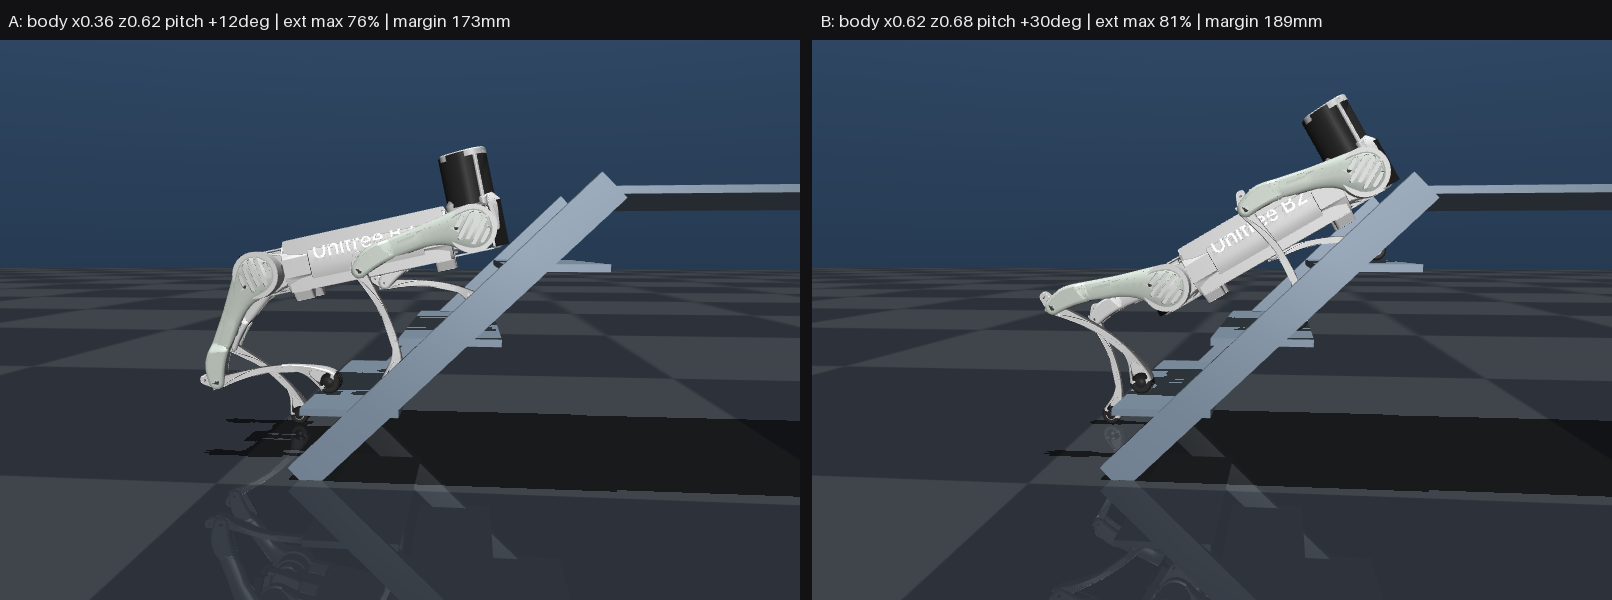

Write the Python code that produced this figure.
"""B2 静态姿态对比：四足分踩「3 个高度」vs「4 个高度」，允许大幅抬头做联合寻优。

文件目的：
    回答一个问题——把前后腿的伸展率拉开以后，是"两只后脚同在一级"更从容（姿态 A），
    还是"四只脚各踩一级"更从容（姿态 B）？
        姿态 A：FL 第2级 / FR 第1级 / RR 第1级 / RL 地面（3 个高度）
        姿态 B：FL 第3级 / FR 第2级 / RR 第1级 / RL 地面（4 个高度）
    每种姿态都在 (机身 x, y, z, pitch) 上做网格搜索，pitch 允许 0°–30° 大幅抬头，
    硬约束：四腿伸展 < 95%、机身包络（含机头）离梯级 ≥10 mm、重心投影在支撑多边形内。

    为了让"伸展率"这个指标不被目标函数污染，每种姿态给两个解：
      · 余量优先：重心余量最大的位姿（代表这个姿态的支撑能力上限）
      · 关节优先：余量不低于上限 1 cm 的前提下，四腿最大伸展率最小的位姿（代表"从容"）
    再给一张 Pareto 表：把伸展率上限卡在 60/70/80/90/95% 时，各自最多能拿到多少余量。

输入：
    simulations/mujoco/b2_stairs_static/scene.xml（0.197/0.272/0.81，μ=1.0）
输出：
    experiments/b2/b2_stance_compare.txt / .json
    experiments/b2/b2_stance_compare.png（A|B 两个位姿的渲染对照）
依赖：mujoco 3.16、numpy、Pillow；复用 b2_diag_stance（候选枚举 / PD 保持 / 内切圆）与
      three_robot_gait_0272（rig、三维 IK、重心与机身避碰）。
运行：
    D:\\Python313\\python.exe .\\experiments\\b2\\b2_stance_compare.py
    D:\\Python313\\python.exe .\\experiments\\b2\\b2_stance_compare.py --view [--stance a|b]

关键假设：
    - "机头"取机身碰撞体里最靠前的那块 geom（B2 是 x≈+0.41 的防撞块），单独报它的净空。
    - 模型里没有栏杆几何：两侧只有纯视觉斜梁（contype=0），所以净空只按梯级踏板 + 平台算。
    - 静态判据仍用 6 s PD 静置（kp/kd 800/20），不做扰动。
已知限制：
    - 机身只按 pitch 参数化（不滚转），侧向靠机身 y 平移 + 髋外展。
    - 足端球心的 x 偏移（B2 为 0）忽略；IK-FK 残差实测 ≤2 mm。
"""

from __future__ import annotations

import json
import math
import sys
import time
from pathlib import Path

import numpy as np

if hasattr(sys.stdout, "reconfigure"):
    sys.stdout.reconfigure(encoding="utf-8", errors="replace")

ROOT = Path(__file__).resolve().parents[2]
sys.path.insert(0, str(ROOT / "experiments" / "b2"))
sys.path.insert(0, str(ROOT / "experiments" / "feasibility"))
sys.path.insert(0, str(ROOT))

import mujoco  # noqa: E402

import three_robot_gait_0272 as G  # noqa: E402
import b2_diag_stance as D  # noqa: E402

OUT_TXT = ROOT / "experiments" / "b2" / "b2_stance_compare.txt"
OUT_JSON = ROOT / "experiments" / "b2" / "b2_stance_compare.json"
OUT_PNG = ROOT / "experiments" / "b2" / "b2_stance_compare.png"

EXT_CAP = 0.95        # 题目要求 <95%
LEG_CLEAR = 0.030     # 除足端球以外、机器人任何碰撞体离梯级的净空
                      # （题目要求是"不碰撞"= >0；这里留 30 mm，因为 PD 静置
                      #   实测下沉 2.7 cm，10 mm 的净空会被吃掉后压在台阶上）
PITCH_HI = 30.0       # 题目允许抬头到 30°
MARGIN_TOL = 0.010    # "关节优先"解允许比最大余量少 1 cm


def feet_of(rig: G.Rig, kind: str) -> dict:
    """两种姿态的足端落点（前足贴踏面前沿、后足贴后沿，各留 10 mm）。"""
    x1, x2, x3 = G.TREAD_CX
    z1, z2, z3 = G.TREAD_TOPS
    r, fy, e = rig.r, rig.foot_y, 0.010
    ground = (x1 - G.HALF - 0.15, G.BODY_Y + fy["RL"], r + 0.003)
    rear_rr = (x1 - G.HALF + r + e, G.BODY_Y + fy["RR"], z1 + r + 0.003)
    if kind == "A":
        return {"FL": (x2 + G.HALF - r - e, G.BODY_Y + fy["FL"], z2 + r + 0.003),
                "FR": (x1 + G.HALF - r - e, G.BODY_Y + fy["FR"], z1 + r + 0.003),
                "RR": rear_rr, "RL": ground}
    return {"FL": (x3 + G.HALF - r - e, G.BODY_Y + fy["FL"], z3 + r + 0.003),
            "FR": (x2 + G.HALF - r - e, G.BODY_Y + fy["FR"], z2 + r + 0.003),
            "RR": rear_rr, "RL": ground}


def knee_of(rig: G.Rig) -> int:
    """机身碰撞体里最靠前的那块 geom（= 机头防撞块）。"""
    return max(rig.root_gids, key=lambda g: float(rig.model.geom_pos[g][0]))


def nose_gap(rig: G.Rig, pose: dict) -> float:
    knee = knee_of(rig)
    G.set_pose(rig, rig.probe, pose["body"], pose["joints"])
    return float(min(mujoco.mj_geomDistance(rig.model, rig.probe, knee, g, 2.0, None)
                     for g in rig.plate_gids))


def self_gids(rig: G.Rig, fg) -> list[int]:
    """机器人身上真正会碰撞的 geom，去掉四只足端球（它们本来就要压在踏面上）。"""
    feet_ids = set(fg.values())
    m = rig.model
    return [g for g in range(m.ngeom)
            if m.geom_contype[g] and g not in feet_ids
            and int(m.body_rootid[int(m.geom_bodyid[g])]) == 1]   # 只取机器人这棵树


def min_clear(rig: G.Rig, pose_body, joints, gids) -> float:
    """机器人非足端碰撞体 vs 梯级踏板的最小距离（<=LEG_CLEAR 视为搭在台阶上）。"""
    G.set_pose(rig, rig.probe, pose_body, joints)
    best = 1e9
    for g in gids:
        for plate in rig.plate_gids:
            d = mujoco.mj_geomDistance(rig.model, rig.probe, g, plate, 2.0, None)
            if d < best:
                best = d
    return float(best)


def analyse(rig: G.Rig, feet: dict) -> dict:
    cands = D.enumerate_poses(rig, feet, pitch_lo=0.0, pitch_hi=PITCH_HI, ext_max=EXT_CAP,
                              xs=np.arange(0.28, 0.90, 0.02),
                              ys=np.arange(G.BODY_Y - 0.10, G.BODY_Y + 0.101, 0.02),
                              zs=np.arange(0.46, 1.06, 0.02))
    if not cands:
        return {"ok": False}
    gids = self_gids(rig, G.foot_gids(rig))
    kept = []
    for c in cands:
        c["leg_clear"] = min_clear(rig, c["body"], c["joints"], gids)
        if c["leg_clear"] >= LEG_CLEAR:
            kept.append(c)
    cands = kept
    if not cands:
        return {"ok": False, "why": "所有可行位姿都有腿搭在台阶上"}
    poly = [(feet[k][0], feet[k][1]) for k in G.LEGS]
    best_m = max(cands, key=lambda c: c["margin"])
    relaxed = [c for c in cands if c["margin"] >= best_m["margin"] - MARGIN_TOL]
    best_j = min(relaxed, key=lambda c: (c["max_ext"], abs(c["body"][3])))
    pareto = []
    for cap in (0.60, 0.70, 0.80, 0.90, EXT_CAP):
        sub = [c for c in cands if c["max_ext"] <= cap + 1e-9]
        if sub:
            b = max(sub, key=lambda c: c["margin"])
            pareto.append({"cap": cap, "margin": b["margin"], "max_ext": b["max_ext"],
                           "pitch": math.degrees(b["body"][3]), "z": b["body"][2]})
    needs = []
    for t in (0.150, 0.160, 0.170, 0.180, 0.185):
        sub = [c for c in cands if c["margin"] >= t]
        if sub:
            b = min(sub, key=lambda c: (c["max_ext"], abs(c["body"][3])))
            needs.append({"target": t, "max_ext": b["max_ext"],
                          "pitch": math.degrees(b["body"][3]), "z": b["body"][2]})
        else:
            needs.append({"target": t, "max_ext": None})
    ir, ir_pt = D.inradius(poly)
    return {"ok": True, "n": len(cands), "poly": poly, "inradius": ir, "ir_pt": ir_pt,
            "margin_pose": best_m, "joint_pose": best_j, "pareto": pareto, "needs": needs}


def detail(rig: G.Rig, fg, pose: dict, feet: dict) -> dict:
    hold = D.hold(rig, fg, dict(pose, feet=feet), seconds=6.0)
    return {"margin": pose["margin"], "max_ext": pose["max_ext"], "ext": pose["ext"],
            "gap": pose["gap"], "nose": nose_gap(rig, pose),
            "body": pose["body"], "joints": pose["joints"], "hold": hold,
            "leg_clear": pose.get("leg_clear", float("nan"))}


def render(rig: G.Rig, poses: dict, out: Path) -> None:
    from PIL import Image, ImageDraw, ImageFont

    model, data = rig.model, rig.data
    opt = mujoco.MjvOption()
    opt.geomgroup[3] = 1
    W, H, bar = 800, 560, 40
    canvas = Image.new("RGB", (W * 2 + 12, H + bar), (18, 18, 20))
    draw = ImageDraw.Draw(canvas)
    try:
        font = ImageFont.load_default(17)
    except TypeError:
        font = ImageFont.load_default()
    for i, (label, pose) in enumerate(poses.items()):
        G.set_pose(rig, data, pose["body"], pose["joints"])
        r = mujoco.Renderer(model, H, W)
        cam = mujoco.MjvCamera()
        cam.azimuth, cam.elevation, cam.distance = 96.0, -6.0, 2.2
        cam.lookat[:] = (0.45, G.BODY_Y, 0.40)
        r.update_scene(data, camera=cam, scene_option=opt)
        canvas.paste(Image.fromarray(r.render()), (i * (W + 12), bar))
        r.close()
        b = pose["body"]
        txt = (f"{label}: body x{b[0]:.2f} z{b[2]:.2f} pitch {math.degrees(b[3]):+.0f}deg | "
               f"ext max {pose['max_ext']*100:.0f}% | margin {pose['margin']*1000:.0f}mm")
        draw.text((i * (W + 12) + 8, 10), txt, fill=(235, 235, 235), font=font)
    canvas.save(out)


def main() -> int:
    argv = sys.argv[1:]
    rig = G.load_rig("b2")
    fg = G.foot_gids(rig)
    if "--view" in argv:
        kind = argv[argv.index("--stance") + 1].upper() if "--stance" in argv else "both"
        return view(rig, fg, kind)

    lines: list[str] = []

    def say(t: str = "") -> None:
        lines.append(t)

    say("=" * 100)
    say("B2 静态姿态对比：四足分踩 3 个高度（A）vs 4 个高度（B），允许抬头 0–30° 联合寻优")
    say("=" * 100)
    say(f"  硬约束：四腿伸展 < {EXT_CAP*100:.0f}%、重心投影在支撑多边形内、"
        f"机器人除足端外任何碰撞体离梯级 ≥ {LEG_CLEAR*1000:.0f} mm")
    say(f"  （题目要求「不碰撞」即 >0；这里取 {LEG_CLEAR*1000:.0f} mm 是因为 PD 静置实测要沉 2.7 cm，"
        f"10 mm 的净空会被吃掉后压在台阶上）")
    say(f"  机身 (x, y, z, pitch 0–{PITCH_HI:.0f}°) 网格搜索")
    say()

    out: dict[str, dict] = {}
    for kind in ("A", "B"):
        feet = feet_of(rig, kind)
        a = analyse(rig, feet)
        say("-" * 100)
        say(f"### 姿态 {kind}：" + ("FL 第2级 / FR+RR 第1级 / RL 地面（3 个高度）" if kind == "A"
                                    else "FL 第3级 / FR 第2级 / RR 第1级 / RL 地面（4 个高度）"))
        if not a["ok"]:
            say("  无可行解")
            out[kind] = {"ok": False}
            continue
        say(f"  足端：" + "  ".join(
            f"{l} x{feet[l][0]:.3f} z{feet[l][2]:.3f}" for l in G.LEGS))
        say(f"  支撑多边形：x {min(p[0] for p in a['poly']):.3f}..{max(p[0] for p in a['poly']):.3f}"
            f"（跨度 {max(p[0] for p in a['poly'])-min(p[0] for p in a['poly']):.3f} m）"
            f"，y {min(p[1] for p in a['poly']):.3f}..{max(p[1] for p in a['poly']):.3f}"
            f"，内切圆半径 {a['inradius']*1000:.0f} mm")
        say(f"  可行位姿 {a['n']} 个")
        rec = {"ok": True, "feet": feet, "inradius": a["inradius"],
               "poly_x": [min(p[0] for p in a["poly"]), max(p[0] for p in a["poly"])]}
        for tag, key in (("余量优先解", "margin_pose"), ("关节优先解", "joint_pose")):
            p = a[key]
            det = detail(rig, fg, p, feet)
            b = p["body"]
            h = det["hold"]
            say(f"  【{tag}】机身 x {b[0]:.3f} y {b[1]:.3f} z {b[2]:.3f} pitch {math.degrees(b[3]):+.1f}°")
            say(f"    四腿伸展 FL {p['ext']['FL']*100:.0f}% / FR {p['ext']['FR']*100:.0f}% / "
                f"RL {p['ext']['RL']*100:.0f}% / RR {p['ext']['RR']*100:.0f}%（最大 {p['max_ext']*100:.0f}%）")
            say(f"    重心余量 {p['margin']*1000:+.1f} mm（占内切圆 {p['margin']/a['inradius']*100:.0f}%）"
                f"｜机身离梯级 {p['gap']*1000:.0f} mm｜机头净空 {det['nose']*1000:.0f} mm"
                f"｜非足端净空 {p['leg_clear']*1000:.0f} mm")
            say(f"    静置 6 s：Δz {h['dz']*1000:+.1f} mm，倾角 {h['tilt']:.1f}°，"
                f"{'倾覆' if h['fallen'] else '未倾覆'}，实测余量 {h['margin_actual']*1000:+.1f} mm，"
                f"支撑力 " + "/".join(f"{h['force'][l]:.0f}" for l in G.LEGS) + " N")
            if h["other_contacts"]:
                say(f"    ⚠ 非足端接触：" + "，".join(f"{b}×{s}" for b, s in h["other_contacts"]))
            rec[tag] = {"body": b, "ext": p["ext"], "max_ext": p["max_ext"],
                        "margin": p["margin"], "gap": p["gap"], "nose": det["nose"], "hold": h,
                        "joints": det["joints"], "leg_clear": det["leg_clear"]}
        say("  Pareto（把最大伸展率卡住，最多还能拿到多少重心余量）：")
        for row in a["pareto"]:
            say(f"    伸展 ≤ {row['cap']*100:.0f}%：余量最多 {row['margin']*1000:.0f} mm"
                f"（此时 pitch {row['pitch']:+.0f}°、机身 z {row['z']:.2f}）")
        say("  同余量下最省的伸展（想拿这么多余量，腿最少要伸到多少）：")
        for row in a["needs"]:
            if row["max_ext"] is None:
                say(f"    余量 ≥ {row['target']*1000:.0f} mm：无解")
            else:
                say(f"    余量 ≥ {row['target']*1000:.0f} mm：伸展最少 {row['max_ext']*100:.0f}%"
                    f"（pitch {row['pitch']:+.0f}°、机身 z {row['z']:.2f}）")
        rec["pareto"] = a["pareto"]
        rec["needs"] = a["needs"]
        out[kind] = rec

    say()
    say("=" * 100)
    say("对比（每列取各自可行集里「伸展最省」的那个解，比较姿态与伸展，而不是比谁余量大）")
    say("=" * 100)
    if out.get("A", {}).get("ok") and out.get("B", {}).get("ok"):
        A, B = out["A"]["关节优先解"], out["B"]["关节优先解"]
        say(f"  {'指标':<22}{'姿态 A（3 高度）':>20}{'姿态 B（4 高度）':>20}")
        rows = [
            ("最大伸展率", f"{A['max_ext']*100:.0f}%", f"{B['max_ext']*100:.0f}%"),
            ("伸展率之和", f"{sum(A['ext'].values())*100/4:.0f}%（均值）",
             f"{sum(B['ext'].values())*100/4:.0f}%（均值）"),
            ("机身俯仰", f"{math.degrees(A['body'][3]):+.0f}°", f"{math.degrees(B['body'][3]):+.0f}°"),
            ("机身高度 z", f"{A['body'][2]:.3f} m", f"{B['body'][2]:.3f} m"),
            ("重心余量", f"{A['margin']*1000:+.0f} mm", f"{B['margin']*1000:+.0f} mm"),
            ("机头净空", f"{A['nose']*1000:.0f} mm", f"{B['nose']*1000:.0f} mm"),
            ("支撑面 x 跨度", f"{out['A']['poly_x'][1]-out['A']['poly_x'][0]:.3f} m",
             f"{out['B']['poly_x'][1]-out['B']['poly_x'][0]:.3f} m"),
            ("6 s 静置 Δz", f"{A['hold']['dz']*1000:+.0f} mm", f"{B['hold']['dz']*1000:+.0f} mm"),
            ("最小支撑力", f"{min(A['hold']['force'].values()):.0f} N",
             f"{min(B['hold']['force'].values()):.0f} N"),
        ]
        for name, va, vb in rows:
            say(f"  {name:<22}{va:>20}{vb:>20}")

    if out.get("A", {}).get("ok") and out.get("B", {}).get("ok"):
        AM, BM = out["A"]["余量优先解"], out["B"]["余量优先解"]
        AJ, BJ = out["A"]["关节优先解"], out["B"]["关节优先解"]
        span = lambda k: out[k]["poly_x"][1] - out[k]["poly_x"][0]
        n170 = {k: next((r for r in out[k]["needs"] if abs(r["target"] - 0.170) < 1e-9), None)
                for k in ("A", "B")}
        ext170 = {k: (n170[k]["max_ext"] if n170[k] and n170[k]["max_ext"] else None) for k in ("A", "B")}
        say()
        say("-" * 100)
        say("判读")
        say(f"  1) 支撑面：B 的 x 跨度 {span('B'):.3f} m，比 A 的 {span('A'):.3f} m 长 "
            f"{(span('B')/span('A')-1)*100:.0f}%；但内切圆半径只从 {out['A']['inradius']*1000:.0f} mm "
            f"涨到 {out['B']['inradius']*1000:.0f} mm（+{(out['B']['inradius']/out['A']['inradius']-1)*100:.0f}%）"
            f"——限制余量的是宽度方向，不是长度方向。")
        say(f"  2) 余量上限：B {BM['margin']*1000:.0f} mm > A {AM['margin']*1000:.0f} mm"
            f"（+{(BM['margin']/AM['margin']-1)*100:.0f}%）。但 B 是在 pitch 顶到 30° 才拿到的，"
            f"A 只用 {math.degrees(AM['body'][3]):+.0f}°。")
        a170 = f"{ext170['A']*100:.0f}%" if ext170["A"] else "无解"
        b170 = f"{ext170['B']*100:.0f}%" if ext170["B"] else "无解"
        say(f"  3) 关节从容度（拿同样的 170 mm 余量）：A 只需伸展 {a170}，B 要 {b170}；"
            f"把余量放宽到 150 mm 时 A 还能退到 "
            f"{min(r['max_ext'] for r in out['A']['needs'] if r['max_ext']):.0%}，"
            f"B 最低也只能到 "
            f"{min(r['max_ext'] for r in out['B']['needs'] if r['max_ext']):.0%}"
            f"——B 的可行集里根本没有「低伸展」的解。")
        say(f"  4) 静置后的真实余量：A {AM['margin']*1000:.0f} → "
            f"{AM['hold']['margin_actual']*1000:.0f} mm（掉 "
            f"{(AM['margin']-AM['hold']['margin_actual'])*1000:.0f} mm）；"
            f"B {BM['margin']*1000:.0f} → {BM['hold']['margin_actual']*1000:.0f} mm（掉 "
            f"{(BM['margin']-BM['hold']['margin_actual'])*1000:.0f} mm）"
            f"——B 的那个解里 FL 只剩 {BM['hold']['force']['FL']:.0f} N 支撑力，已经接近悬空。")
        say()
        say("  结论：B 并不是「关节和重心都更从容」。")
        say(f"    · 重心上 B 略优：余量 {BM['margin']*1000:.0f} vs {AM['margin']*1000:.0f} mm，"
            f"多 {(BM['margin']-AM['margin'])*1000:.0f} mm（+{(BM['margin']/AM['margin']-1)*100:.0f}%），"
            f"代价是俯仰从 {math.degrees(AM['body'][3]):+.0f}° 顶到 {math.degrees(BM['body'][3]):+.0f}°。")
        a80 = next((r for r in out["A"]["pareto"] if abs(r["cap"] - 0.80) < 1e-9), None)
        say(f"    · 关节上 B 更被动：A 的余量上限 {AM['margin']*1000:.0f} mm 要 {AM['max_ext']*100:.0f}% 伸展，"
            f"但让出 {(AM['margin']-a80['margin'])*1000:.0f} mm 余量（→"
            f"{a80['margin']*1000:.0f} mm）就能降到 {a80['max_ext']*100:.0f}%；"
            f"B 的伸展下限是 {min(r['max_ext'] for r in out['B']['needs'] if r['max_ext'])*100:.0f}%，"
            f"再让余量也降不下来。")
        say("    · 稳定性上 B 更脆：最优解里前足几乎不受力、静置后余量掉 36 mm；A 只掉 4 mm。")
        say("  → 结论：保持姿态 A（3 个高度，两只后脚共用第 1 级）。B 的 0.27 m 额外跨度换不来"
            "关节上的从容，反而把俯仰和伸展都顶到上限。")
        say("  → 如果你要的是\"更大支撑面\"，可以只在需要抗推挤时用 B；要爬梯/常驻，用 A。")

    text = "\n".join(lines)
    OUT_TXT.write_text(text + "\n", encoding="utf-8")
    OUT_JSON.write_text(json.dumps(out, ensure_ascii=False, indent=2), encoding="utf-8")
    print(text)

    poses = {k: out[k]["关节优先解"] for k in ("A", "B") if out.get(k, {}).get("ok")}
    if poses:
        render(rig, poses, OUT_PNG)
    print("WROTE", OUT_TXT)
    if poses:
        print("WROTE", OUT_PNG)
    return 0


def view(rig: G.Rig, fg, kind: str) -> int:
    """3D 窗口：把 A/B 的最优位姿摆上去，PD 保持，然后停住不关窗。"""
    import mujoco.viewer

    model, data = rig.model, rig.data
    plan = []
    for k in (("A", "B") if kind == "both" else (kind,)):
        feet = feet_of(rig, k)
        a = analyse(rig, feet)
        if not a["ok"]:
            print(f"姿态 {k} 无可行解")
            continue
        p = a["joint_pose"]
        plan.append((k, feet, p))
        print(f"姿态 {k}：机身 x {p['body'][0]:.3f} z {p['body'][2]:.3f} "
              f"pitch {math.degrees(p['body'][3]):+.0f}°，最大伸展 {p['max_ext']*100:.0f}%，"
              f"余量 {p['margin']*1000:+.0f} mm")
    if not plan:
        return 1
    lp = G.Loop(rig)
    with mujoco.viewer.launch_passive(model, data, show_left_ui=False,
                                      show_right_ui=False) as viewer:
        viewer.opt.geomgroup[3] = 1
        viewer.cam.lookat[:] = (0.45, G.BODY_Y, 0.40)
        viewer.cam.distance = 2.2
        viewer.cam.azimuth = 70.0
        viewer.cam.elevation = -8.0
        sync = G.pacer(viewer)
        for k, feet, p in plan:
            G.set_pose(rig, data, p["body"], p["joints"])
            for _ in range(int(4.0 * 50)):
                lp.step(p["joints"])
                sync()
            print(f"  姿态 {k} 保持 4 s 后：z {data.qpos[2]:.3f}，倾角 {G.tilt_of(data):.1f}°，"
                  f"接触 {data.ncon} 个")
            for _ in range(int(1.0 * 50)):
                lp.step(p["joints"])
                sync()
        G.hold_open(viewer)
    return 0


if __name__ == "__main__":
    raise SystemExit(main())
